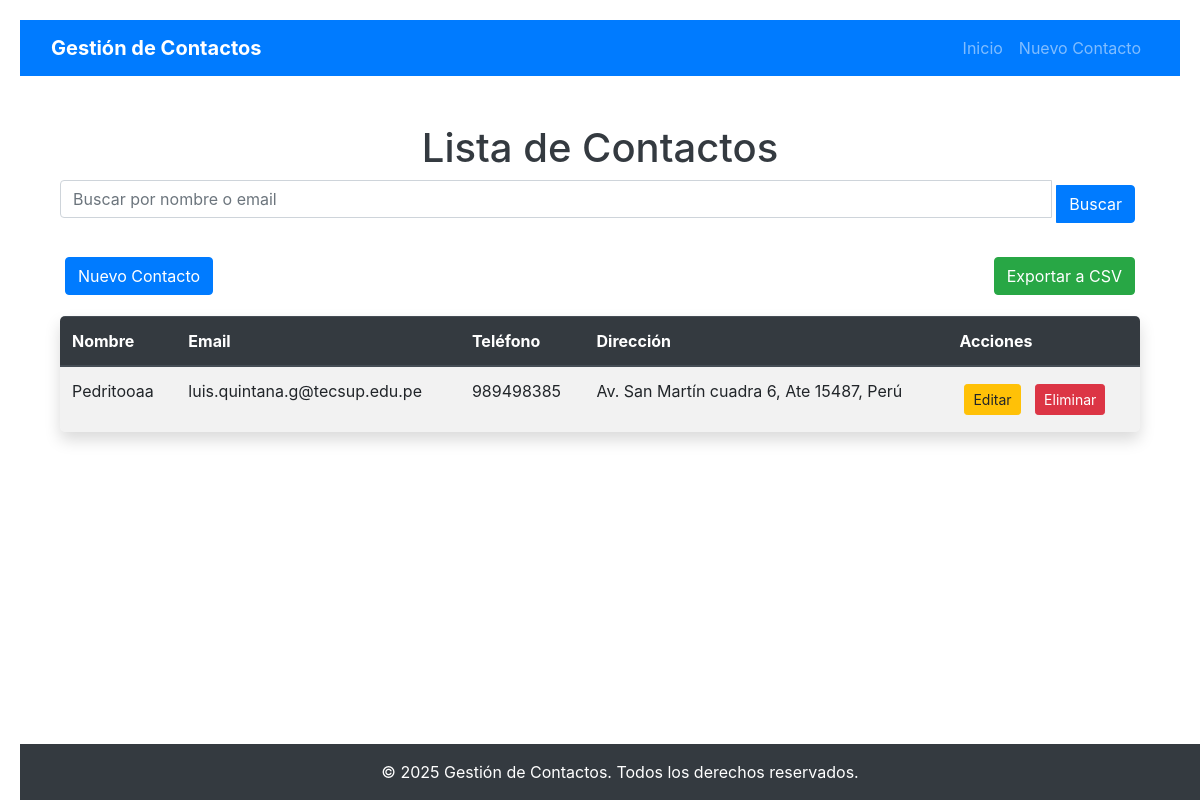
The page / on the database its author committed.
### contactos/models.py (models this page shows, shortened)
class Contacto(models.Model):
    nombre = models.CharField(max_length=100)
    email = models.EmailField()
    telefono = models.CharField(max_length=15)
    direccion = models.CharField(max_length=255)
    creado = models.DateTimeField(auto_now_add=True)

### contactos/views.py (the view)
# urls.py: path('', views.listar_contactos, name='listar_contactos'),  # Ruta principal
def listar_contactos(request):
    query = request.GET.get('q')  # Obtén el término de búsqueda desde la URL
    if query:
        contactos = Contacto.objects.filter(nombre__icontains=query)  # Filtra por nombre
    else:
        contactos = Contacto.objects.all()  # Muestra todos los contactos
    return render(request, 'contactos/lista.html', {'contactos': contactos, 'query': query})

### contactos/templates/contactos/lista.html (shortened to what this page needs)
{% extends 'base.html' %}
    {% load static %}
    {% block content %}
    <div class="container-fluid">
        <h1 class="mt-5 text-center">Lista de Contactos</h1>
        <form method="get" class="mb-4">
            <div class="input-group">
                <input type="text" name="q" class="form-control" placeholder="Buscar por nombre o email" value="{{ query|default:'' }}">
                <div class="input-group-append">
                    <button class="btn btn-primary" type="submit">Buscar</button>
                </div>
            </div>
        </form>
        <div class="d-flex justify-content-between mb-3">
            <a href="{% url 'crear_contacto' %}" class="btn btn-primary">Nuevo Contacto</a>
            <a href="{% url 'exportar_contactos' %}" class="btn btn-success">Exportar a CSV</a>
        </div>
        <table class="table table-hover table-striped shadow">
            <thead class="thead-dark">
                <tr>
                    <th>Nombre</th>
                    <th>Email</th>
                    <th>Teléfono</th>
                    <th>Dirección</th>
                    <th>Acciones</th>
                </tr>
            </thead>
            <tbody>
                {% for contacto in contactos %}
                <tr>
                    <td>{{ contacto.nombre }}</td>
                    <td>{{ contacto.email }}</td>
                    <td>{{ contacto.telefono }}</td>
                    <td>{{ contacto.direccion }}</td>
                    <td>
                        <a href="{% url 'editar_contacto' contacto.id %}" class="btn btn-warning btn-sm">Editar</a>
                        <a href="{% url 'eliminar_contacto' contacto.id %}" class="btn btn-danger btn-sm">Eliminar</a>
                    </td>
                </tr>
                {% empty %}
                <tr>
                    <td colspan="5" class="text-center">No hay contactos disponibles.</td>
                </tr>
                {% endfor %}
            </tbody>
        </table>
    </div>
    {% endblock %}

### static/css/styles.css (style rules this page uses)
body { font-family: 'Arial', sans-serif; background-color: #f8f9fa; margin: 0; padding: 20px; margin-bottom: 60px; animation: fadeIn 1s ease-in-out; }
h1 { color: #343a40; animation: slideDown 0.8s ease-in-out; }
.table { width: 100%; margin-bottom: 1rem; color: #212529; border-radius: 5px; overflow: hidden; animation: fadeIn 1s ease-in-out; }
.table th, .table td { padding: 0.75rem; vertical-align: top; border-top: 1px solid #dee2e6; }
.table thead th { vertical-align: bottom; border-bottom: 2px solid #dee2e6; }
.btn { margin: 5px; border-radius: 20px; transition: transform 0.2s ease-in-out; }

### rows shown on the page
Contacto: nombre "Pedritooaa", email "luis.quintana.g@tecsup.edu.pe", telefono "989498385", direccion "Av. San Martín cuadra 6, Ate 15487, Perú"
